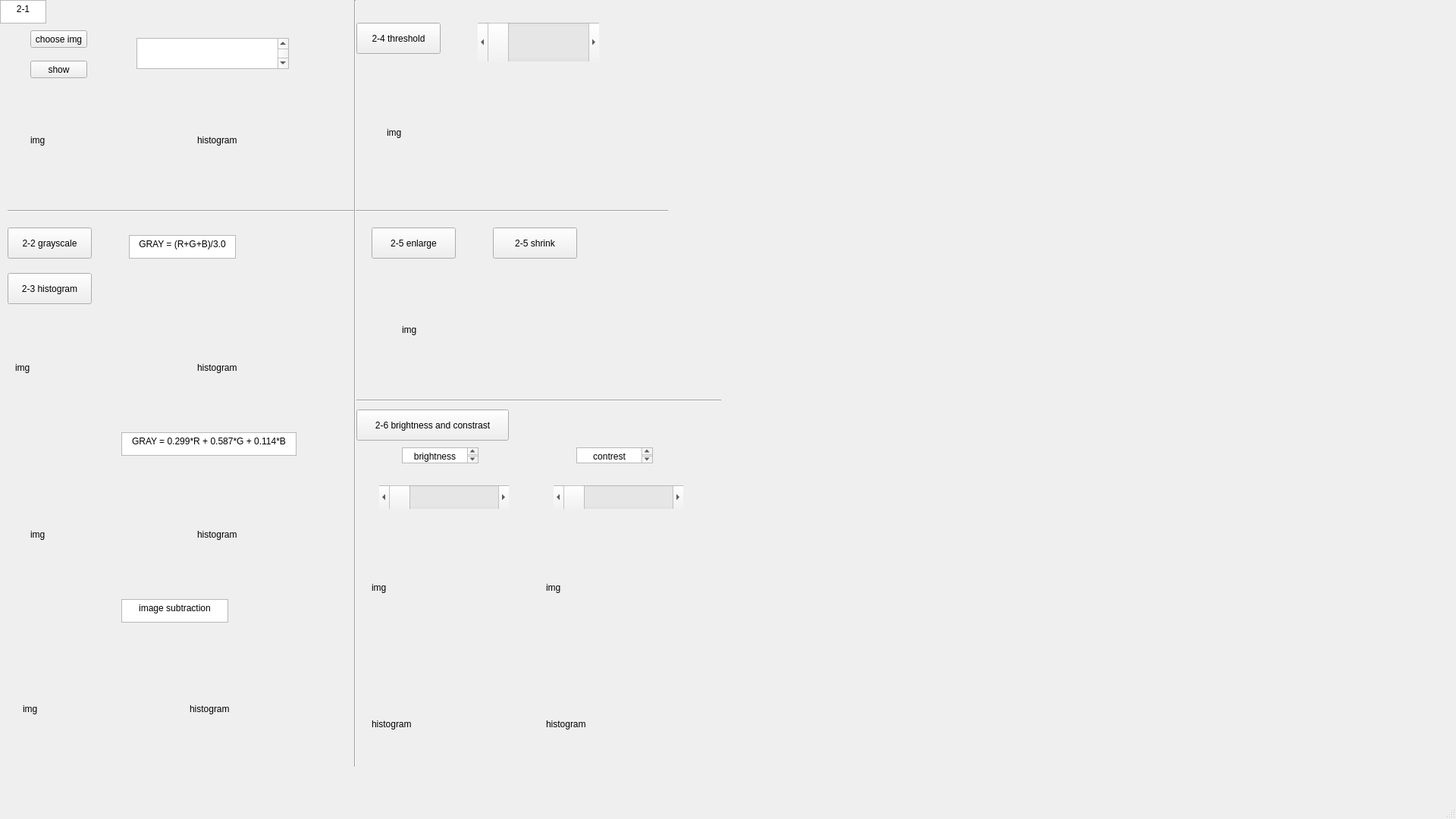
<?xml version="1.0" encoding="UTF-8"?>
<ui version="4.0">
 <class>MainWindow</class>
 <widget class="QMainWindow" name="MainWindow">
  <property name="geometry">
   <rect>
    <x>0</x>
    <y>0</y>
    <width>1920</width>
    <height>1080</height>
   </rect>
  </property>
  <property name="windowTitle">
   <string>MainWindow</string>
  </property>
  <widget class="QWidget" name="centralwidget">
   <widget class="QPushButton" name="button_file">
    <property name="geometry">
     <rect>
      <x>40</x>
      <y>40</y>
      <width>75</width>
      <height>23</height>
     </rect>
    </property>
    <property name="text">
     <string>choose img</string>
    </property>
   </widget>
   <widget class="QTextEdit" name="show_file_path1">
    <property name="geometry">
     <rect>
      <x>180</x>
      <y>50</y>
      <width>201</width>
      <height>41</height>
     </rect>
    </property>
    <property name="font">
     <font>
      <pointsize>8</pointsize>
     </font>
    </property>
    <property name="html">
     <string>&lt;!DOCTYPE HTML PUBLIC &quot;-//W3C//DTD HTML 4.0//EN&quot; &quot;http://www.w3.org/TR/REC-html40/strict.dtd&quot;&gt;
&lt;html&gt;&lt;head&gt;&lt;meta name=&quot;qrichtext&quot; content=&quot;1&quot; /&gt;&lt;style type=&quot;text/css&quot;&gt;
p, li { white-space: pre-wrap; }
&lt;/style&gt;&lt;/head&gt;&lt;body style=&quot; font-family:'PMingLiU'; font-size:8pt; font-weight:400; font-style:normal;&quot;&gt;
&lt;p align=&quot;center&quot; style=&quot;-qt-paragraph-type:empty; margin-top:0px; margin-bottom:0px; margin-left:0px; margin-right:0px; -qt-block-indent:0; text-indent:0px;&quot;&gt;&lt;br /&gt;&lt;/p&gt;
&lt;p align=&quot;center&quot; style=&quot;-qt-paragraph-type:empty; margin-top:0px; margin-bottom:0px; margin-left:0px; margin-right:0px; -qt-block-indent:0; text-indent:0px;&quot;&gt;&lt;br /&gt;&lt;/p&gt;
&lt;p align=&quot;center&quot; style=&quot;-qt-paragraph-type:empty; margin-top:0px; margin-bottom:0px; margin-left:0px; margin-right:0px; -qt-block-indent:0; text-indent:0px;&quot;&gt;&lt;br /&gt;&lt;/p&gt;&lt;/body&gt;&lt;/html&gt;</string>
    </property>
   </widget>
   <widget class="QLabel" name="label_img">
    <property name="geometry">
     <rect>
      <x>40</x>
      <y>110</y>
      <width>200</width>
      <height>150</height>
     </rect>
    </property>
    <property name="text">
     <string>img</string>
    </property>
   </widget>
   <widget class="QPushButton" name="img_show_button">
    <property name="geometry">
     <rect>
      <x>40</x>
      <y>80</y>
      <width>75</width>
      <height>23</height>
     </rect>
    </property>
    <property name="text">
     <string>show</string>
    </property>
   </widget>
   <widget class="QLabel" name="label_hist">
    <property name="geometry">
     <rect>
      <x>260</x>
      <y>110</y>
      <width>200</width>
      <height>150</height>
     </rect>
    </property>
    <property name="text">
     <string>histogram</string>
    </property>
   </widget>
   <widget class="Line" name="line">
    <property name="geometry">
     <rect>
      <x>10</x>
      <y>270</y>
      <width>871</width>
      <height>16</height>
     </rect>
    </property>
    <property name="orientation">
     <enum>Qt::Horizontal</enum>
    </property>
   </widget>
   <widget class="QTextBrowser" name="textBrowser">
    <property name="geometry">
     <rect>
      <x>170</x>
      <y>310</y>
      <width>141</width>
      <height>31</height>
     </rect>
    </property>
    <property name="html">
     <string>&lt;!DOCTYPE HTML PUBLIC &quot;-//W3C//DTD HTML 4.0//EN&quot; &quot;http://www.w3.org/TR/REC-html40/strict.dtd&quot;&gt;
&lt;html&gt;&lt;head&gt;&lt;meta name=&quot;qrichtext&quot; content=&quot;1&quot; /&gt;&lt;style type=&quot;text/css&quot;&gt;
p, li { white-space: pre-wrap; }
&lt;/style&gt;&lt;/head&gt;&lt;body style=&quot; font-family:'PMingLiU'; font-size:9pt; font-weight:400; font-style:normal;&quot;&gt;
&lt;p align=&quot;center&quot; style=&quot; margin-top:0px; margin-bottom:0px; margin-left:0px; margin-right:0px; -qt-block-indent:0; text-indent:0px;&quot;&gt;GRAY = (R+G+B)/3.0&lt;/p&gt;&lt;/body&gt;&lt;/html&gt;</string>
    </property>
   </widget>
   <widget class="QLabel" name="label_hist_2">
    <property name="geometry">
     <rect>
      <x>260</x>
      <y>410</y>
      <width>200</width>
      <height>150</height>
     </rect>
    </property>
    <property name="text">
     <string>histogram</string>
    </property>
   </widget>
   <widget class="QLabel" name="label_img_2">
    <property name="geometry">
     <rect>
      <x>20</x>
      <y>410</y>
      <width>200</width>
      <height>150</height>
     </rect>
    </property>
    <property name="text">
     <string>img</string>
    </property>
   </widget>
   <widget class="QLabel" name="label_hist_3">
    <property name="geometry">
     <rect>
      <x>260</x>
      <y>630</y>
      <width>200</width>
      <height>150</height>
     </rect>
    </property>
    <property name="text">
     <string>histogram</string>
    </property>
   </widget>
   <widget class="QLabel" name="label_img_3">
    <property name="geometry">
     <rect>
      <x>40</x>
      <y>630</y>
      <width>200</width>
      <height>150</height>
     </rect>
    </property>
    <property name="text">
     <string>img</string>
    </property>
   </widget>
   <widget class="QLabel" name="label_hist_4">
    <property name="geometry">
     <rect>
      <x>250</x>
      <y>860</y>
      <width>200</width>
      <height>150</height>
     </rect>
    </property>
    <property name="text">
     <string>histogram</string>
    </property>
   </widget>
   <widget class="QLabel" name="label_img_4">
    <property name="geometry">
     <rect>
      <x>30</x>
      <y>860</y>
      <width>200</width>
      <height>150</height>
     </rect>
    </property>
    <property name="text">
     <string>img</string>
    </property>
   </widget>
   <widget class="QTextBrowser" name="textBrowser_2">
    <property name="geometry">
     <rect>
      <x>160</x>
      <y>570</y>
      <width>231</width>
      <height>31</height>
     </rect>
    </property>
    <property name="html">
     <string>&lt;!DOCTYPE HTML PUBLIC &quot;-//W3C//DTD HTML 4.0//EN&quot; &quot;http://www.w3.org/TR/REC-html40/strict.dtd&quot;&gt;
&lt;html&gt;&lt;head&gt;&lt;meta name=&quot;qrichtext&quot; content=&quot;1&quot; /&gt;&lt;style type=&quot;text/css&quot;&gt;
p, li { white-space: pre-wrap; }
&lt;/style&gt;&lt;/head&gt;&lt;body style=&quot; font-family:'PMingLiU'; font-size:9pt; font-weight:400; font-style:normal;&quot;&gt;
&lt;p align=&quot;center&quot; style=&quot; margin-top:0px; margin-bottom:0px; margin-left:0px; margin-right:0px; -qt-block-indent:0; text-indent:0px;&quot;&gt;GRAY = 0.299*R + 0.587*G + 0.114*B&lt;/p&gt;&lt;/body&gt;&lt;/html&gt;</string>
    </property>
   </widget>
   <widget class="QTextBrowser" name="textBrowser_3">
    <property name="geometry">
     <rect>
      <x>160</x>
      <y>790</y>
      <width>141</width>
      <height>31</height>
     </rect>
    </property>
    <property name="html">
     <string>&lt;!DOCTYPE HTML PUBLIC &quot;-//W3C//DTD HTML 4.0//EN&quot; &quot;http://www.w3.org/TR/REC-html40/strict.dtd&quot;&gt;
&lt;html&gt;&lt;head&gt;&lt;meta name=&quot;qrichtext&quot; content=&quot;1&quot; /&gt;&lt;style type=&quot;text/css&quot;&gt;
p, li { white-space: pre-wrap; }
&lt;/style&gt;&lt;/head&gt;&lt;body style=&quot; font-family:'PMingLiU'; font-size:9pt; font-weight:400; font-style:normal;&quot;&gt;
&lt;p align=&quot;center&quot; style=&quot; margin-top:0px; margin-bottom:0px; margin-left:0px; margin-right:0px; -qt-block-indent:0; text-indent:0px;&quot;&gt;image subtraction&lt;/p&gt;&lt;/body&gt;&lt;/html&gt;</string>
    </property>
   </widget>
   <widget class="Line" name="line_2">
    <property name="geometry">
     <rect>
      <x>453</x>
      <y>0</y>
      <width>31</width>
      <height>1011</height>
     </rect>
    </property>
    <property name="orientation">
     <enum>Qt::Vertical</enum>
    </property>
   </widget>
   <widget class="QTextBrowser" name="textBrowser_4">
    <property name="geometry">
     <rect>
      <x>0</x>
      <y>0</y>
      <width>61</width>
      <height>31</height>
     </rect>
    </property>
    <property name="html">
     <string>&lt;!DOCTYPE HTML PUBLIC &quot;-//W3C//DTD HTML 4.0//EN&quot; &quot;http://www.w3.org/TR/REC-html40/strict.dtd&quot;&gt;
&lt;html&gt;&lt;head&gt;&lt;meta name=&quot;qrichtext&quot; content=&quot;1&quot; /&gt;&lt;style type=&quot;text/css&quot;&gt;
p, li { white-space: pre-wrap; }
&lt;/style&gt;&lt;/head&gt;&lt;body style=&quot; font-family:'PMingLiU'; font-size:9pt; font-weight:400; font-style:normal;&quot;&gt;
&lt;p align=&quot;center&quot; style=&quot; margin-top:0px; margin-bottom:0px; margin-left:0px; margin-right:0px; -qt-block-indent:0; text-indent:0px;&quot;&gt;2-1&lt;/p&gt;&lt;/body&gt;&lt;/html&gt;</string>
    </property>
   </widget>
   <widget class="QScrollBar" name="horizontalScrollBar">
    <property name="geometry">
     <rect>
      <x>630</x>
      <y>30</y>
      <width>160</width>
      <height>51</height>
     </rect>
    </property>
    <property name="orientation">
     <enum>Qt::Horizontal</enum>
    </property>
   </widget>
   <widget class="QLabel" name="label_img_5">
    <property name="geometry">
     <rect>
      <x>510</x>
      <y>100</y>
      <width>200</width>
      <height>150</height>
     </rect>
    </property>
    <property name="text">
     <string>img</string>
    </property>
   </widget>
   <widget class="QPushButton" name="button_2_2_grayscale">
    <property name="geometry">
     <rect>
      <x>10</x>
      <y>300</y>
      <width>111</width>
      <height>41</height>
     </rect>
    </property>
    <property name="text">
     <string>2-2 grayscale</string>
    </property>
   </widget>
   <widget class="QPushButton" name="button_2_3_histogram">
    <property name="geometry">
     <rect>
      <x>10</x>
      <y>360</y>
      <width>111</width>
      <height>41</height>
     </rect>
    </property>
    <property name="text">
     <string>2-3 histogram</string>
    </property>
   </widget>
   <widget class="QPushButton" name="button_2_4_threshold">
    <property name="geometry">
     <rect>
      <x>470</x>
      <y>30</y>
      <width>111</width>
      <height>41</height>
     </rect>
    </property>
    <property name="text">
     <string>2-4 threshold</string>
    </property>
   </widget>
   <widget class="QPushButton" name="button_2_5_enlarge">
    <property name="geometry">
     <rect>
      <x>490</x>
      <y>300</y>
      <width>111</width>
      <height>41</height>
     </rect>
    </property>
    <property name="text">
     <string>2-5 enlarge</string>
    </property>
   </widget>
   <widget class="QLabel" name="label_img_6">
    <property name="geometry">
     <rect>
      <x>530</x>
      <y>360</y>
      <width>200</width>
      <height>150</height>
     </rect>
    </property>
    <property name="text">
     <string>img</string>
    </property>
   </widget>
   <widget class="QPushButton" name="button_2_5_shrink">
    <property name="geometry">
     <rect>
      <x>650</x>
      <y>300</y>
      <width>111</width>
      <height>41</height>
     </rect>
    </property>
    <property name="text">
     <string>2-5 shrink</string>
    </property>
   </widget>
   <widget class="Line" name="line_3">
    <property name="geometry">
     <rect>
      <x>470</x>
      <y>520</y>
      <width>481</width>
      <height>16</height>
     </rect>
    </property>
    <property name="orientation">
     <enum>Qt::Horizontal</enum>
    </property>
   </widget>
   <widget class="QPushButton" name="button_2_5_enlarge_2">
    <property name="geometry">
     <rect>
      <x>470</x>
      <y>540</y>
      <width>201</width>
      <height>41</height>
     </rect>
    </property>
    <property name="text">
     <string>2-6 brightness and constrast</string>
    </property>
   </widget>
   <widget class="QLabel" name="label_img_7">
    <property name="geometry">
     <rect>
      <x>490</x>
      <y>700</y>
      <width>200</width>
      <height>150</height>
     </rect>
    </property>
    <property name="text">
     <string>img</string>
    </property>
   </widget>
   <widget class="QLabel" name="label_hist_7">
    <property name="geometry">
     <rect>
      <x>490</x>
      <y>880</y>
      <width>200</width>
      <height>150</height>
     </rect>
    </property>
    <property name="text">
     <string>histogram</string>
    </property>
   </widget>
   <widget class="QScrollBar" name="horizontalScrollBar_2">
    <property name="geometry">
     <rect>
      <x>500</x>
      <y>640</y>
      <width>171</width>
      <height>31</height>
     </rect>
    </property>
    <property name="orientation">
     <enum>Qt::Horizontal</enum>
    </property>
   </widget>
   <widget class="QTextBrowser" name="textBrowser_5">
    <property name="geometry">
     <rect>
      <x>530</x>
      <y>590</y>
      <width>101</width>
      <height>21</height>
     </rect>
    </property>
    <property name="html">
     <string>&lt;!DOCTYPE HTML PUBLIC &quot;-//W3C//DTD HTML 4.0//EN&quot; &quot;http://www.w3.org/TR/REC-html40/strict.dtd&quot;&gt;
&lt;html&gt;&lt;head&gt;&lt;meta name=&quot;qrichtext&quot; content=&quot;1&quot; /&gt;&lt;style type=&quot;text/css&quot;&gt;
p, li { white-space: pre-wrap; }
&lt;/style&gt;&lt;/head&gt;&lt;body style=&quot; font-family:'PMingLiU'; font-size:9pt; font-weight:400; font-style:normal;&quot;&gt;
&lt;p align=&quot;center&quot; style=&quot; margin-top:0px; margin-bottom:0px; margin-left:0px; margin-right:0px; -qt-block-indent:0; text-indent:0px;&quot;&gt;brightness&lt;/p&gt;&lt;/body&gt;&lt;/html&gt;</string>
    </property>
   </widget>
   <widget class="QTextBrowser" name="textBrowser_6">
    <property name="geometry">
     <rect>
      <x>760</x>
      <y>590</y>
      <width>101</width>
      <height>21</height>
     </rect>
    </property>
    <property name="html">
     <string>&lt;!DOCTYPE HTML PUBLIC &quot;-//W3C//DTD HTML 4.0//EN&quot; &quot;http://www.w3.org/TR/REC-html40/strict.dtd&quot;&gt;
&lt;html&gt;&lt;head&gt;&lt;meta name=&quot;qrichtext&quot; content=&quot;1&quot; /&gt;&lt;style type=&quot;text/css&quot;&gt;
p, li { white-space: pre-wrap; }
&lt;/style&gt;&lt;/head&gt;&lt;body style=&quot; font-family:'PMingLiU'; font-size:9pt; font-weight:400; font-style:normal;&quot;&gt;
&lt;p align=&quot;center&quot; style=&quot; margin-top:0px; margin-bottom:0px; margin-left:0px; margin-right:0px; -qt-block-indent:0; text-indent:0px;&quot;&gt;contrest&lt;/p&gt;&lt;/body&gt;&lt;/html&gt;</string>
    </property>
   </widget>
   <widget class="QScrollBar" name="horizontalScrollBar_3">
    <property name="geometry">
     <rect>
      <x>730</x>
      <y>640</y>
      <width>171</width>
      <height>31</height>
     </rect>
    </property>
    <property name="orientation">
     <enum>Qt::Horizontal</enum>
    </property>
   </widget>
   <widget class="QLabel" name="label_hist_8">
    <property name="geometry">
     <rect>
      <x>720</x>
      <y>880</y>
      <width>200</width>
      <height>150</height>
     </rect>
    </property>
    <property name="text">
     <string>histogram</string>
    </property>
   </widget>
   <widget class="QLabel" name="label_img_8">
    <property name="geometry">
     <rect>
      <x>720</x>
      <y>700</y>
      <width>200</width>
      <height>150</height>
     </rect>
    </property>
    <property name="text">
     <string>img</string>
    </property>
   </widget>
  </widget>
  <widget class="QMenuBar" name="menubar">
   <property name="geometry">
    <rect>
     <x>0</x>
     <y>0</y>
     <width>1920</width>
     <height>21</height>
    </rect>
   </property>
  </widget>
  <widget class="QStatusBar" name="statusbar"/>
 </widget>
 <resources/>
 <connections/>
</ui>
